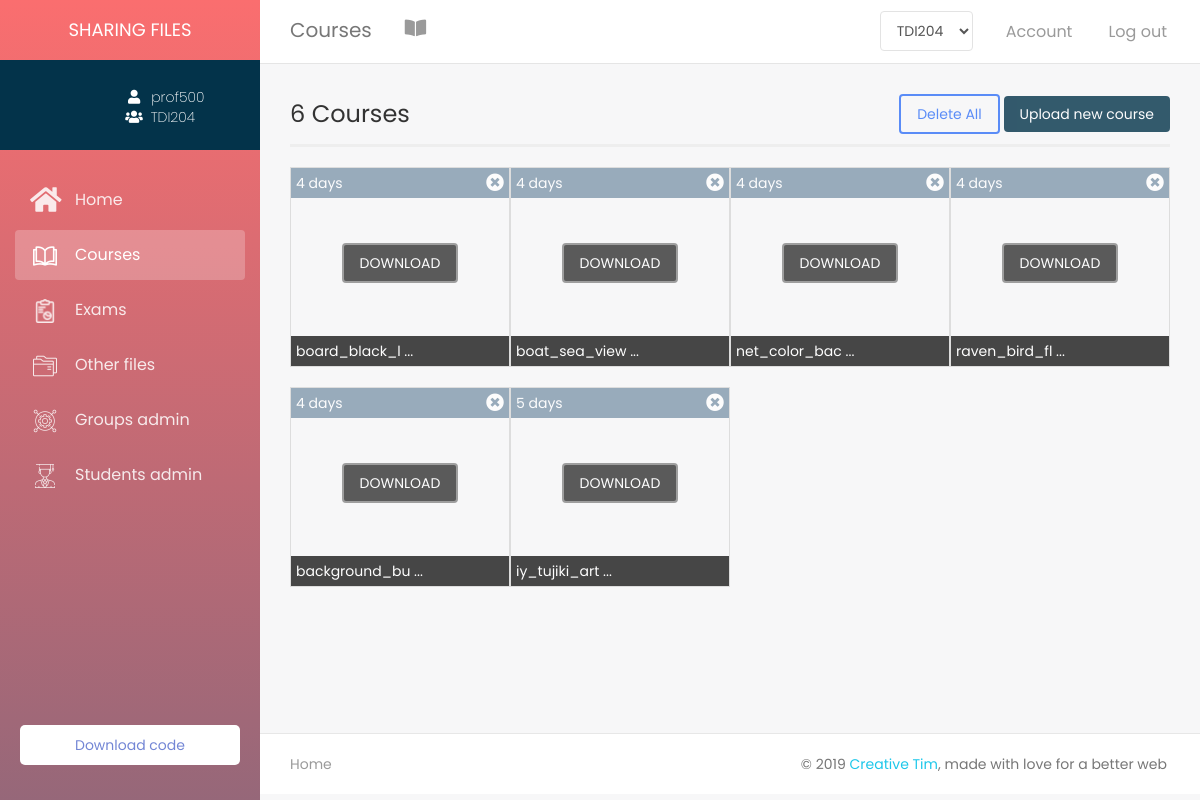
Before: /index/professor/courses.php?user=prof500 (signed in) with the older database file.
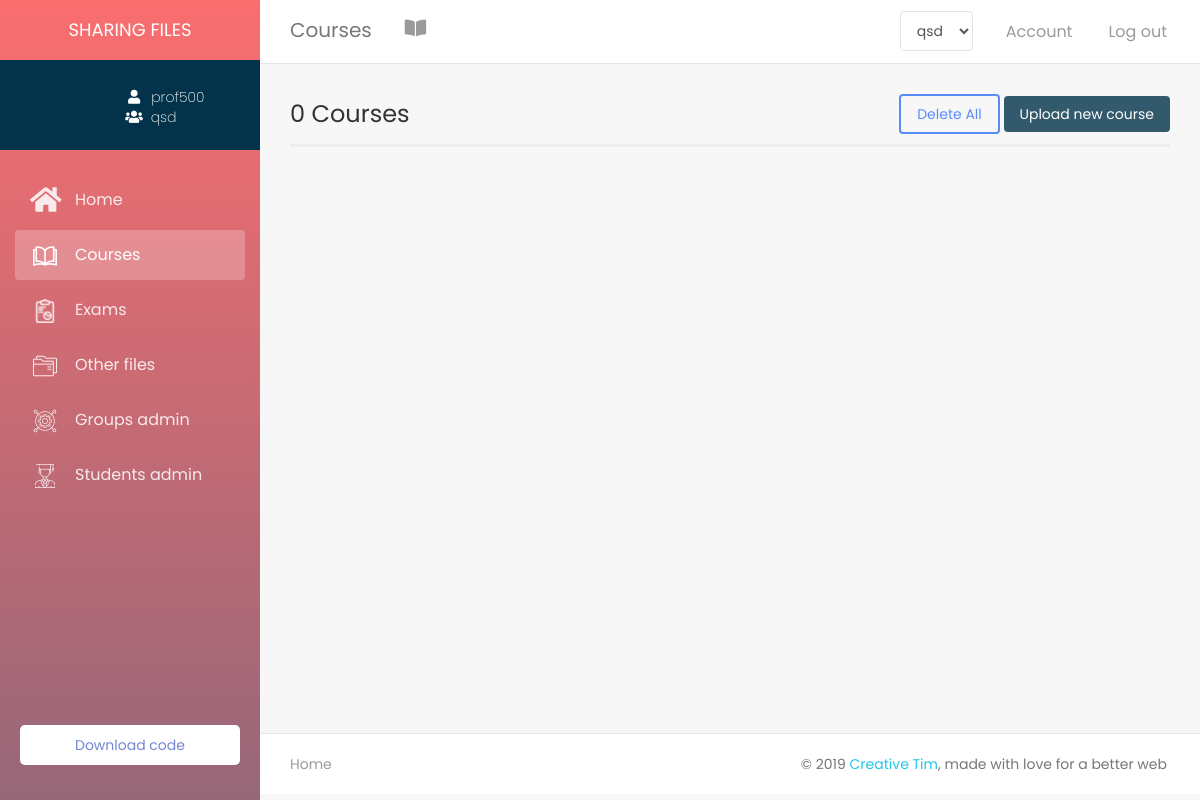
After: the same page with the newer database file.
### tables this page shows
CREATE TABLE IF NOT EXISTS `professeur` (
  `pseudo_prof` varchar(100) NOT NULL,
  `email_prof` varchar(100) NOT NULL,
  `prenom_prof` varchar(100) NOT NULL,
  `nom_prof` varchar(100) NOT NULL,
  `pass` varchar(100) NOT NULL,
  `adresse_prof` varchar(100) DEFAULT NULL,
  `pays_prof` varchar(100) DEFAULT NULL,
  `ville_prof` varchar(100) DEFAULT NULL,
  `tele_prof` varchar(100) DEFAULT NULL,
  `sexe_prof` varchar(100) NOT NULL,
  `propos_prof` text,
  `image_prof` text,
  `reponse` varchar(100) NOT NULL,
  `question` varchar(100) NOT NULL,
  PRIMARY KEY (`pseudo_prof`),
  UNIQUE KEY `email_prof` (`email_prof`),
  KEY `question` (`question`)
);

CREATE TABLE IF NOT EXISTS `groupe` (
  `id` int(11) NOT NULL AUTO_INCREMENT,
  `nom` varchar(100) DEFAULT NULL,
  `description` text,
  `image_groupe` text,
  `date_creation` datetime DEFAULT CURRENT_TIMESTAMP,
  `pseudo_prof` varchar(100) NOT NULL,
  `nbr_fichier` int(11) DEFAULT '0',
  `nbr_etudient` int(11) DEFAULT '0',
  PRIMARY KEY (`id`),
  UNIQUE KEY `nom` (`nom`),
  KEY `pseudo_prof` (`pseudo_prof`)
);

CREATE TABLE IF NOT EXISTS `fichier` (
  `nom` varchar(200) NOT NULL,
  `type` varchar(100) NOT NULL,
  `fich_date` datetime DEFAULT NULL,
  `groupe_id` int(11) NOT NULL,
  PRIMARY KEY (`nom`),
  KEY `groupe_id` (`groupe_id`)
);

### includes/functions.php (the view, shortened to what the rows shown need)
<?php
    require 'config.php';
    function get_groupeName($id){
        global $con;
        $rq = "SELECT nom FROM groupe WHERE id = '$id'";
        $res = mysqli_query($con, $rq);
        $row = mysqli_fetch_assoc($res);
        return $row['nom'];
    }
    function get_pageName(){
        $page = explode('.', basename($_SERVER['PHP_SELF']));
        return ucfirst($page[0]);
    }
    function get_index_theme(){
        if(isset($_SESSION['plan']))
        {
            $plan = $_SESSION['plan'];
            if($plan == 'student')
                return '<link rel="stylesheet" type="text/css" href="../assets/style/themes/student_theme.css"/>';
            else if($plan == 'professor')
                return '<link rel="stylesheet" type="text/css" href="../assets/style/themes/prof_theme.css"/>';
            else if($plan == 'admin')
                return '<link rel="stylesheet" type="text/css" href="../assets/style/themes/admin_theme.css"/>';
            else
                header('location: plans/plans.php');
            return false;
        }
        else
            header('location: login.php');
    }
    function select_index_query($select,$table,$where,$username){
        global $con;
        $usern = mysqli_real_escape_string($con, $username);
        $rq = "SELECT $select FROM $table WHERE $where = '$usern'";
        $res = mysqli_query($con,$rq);
        return mysqli_fetch_assoc($res);
    }
    function get_time_unit($fich_date){
        $datenow = time();
        $file_date = strtotime($fich_date);
        $time_left = $datenow - $file_date;
        switch($time_left){
            case ($time_left >= 60*60*24 && $time_left < 60*60*24*7);
                $time_left = floor($time_left / (60*60*24));
                $unit = 'days';break;
        }
        return array('time_left' => $time_left, 'unit' => $unit);
    }
    function load_files_query($grp_id,$file_type,$current_page){
        global $con;
        $courses = array();
        $rq = "SELECT * FROM fichier WHERE type = '$file_type' AND groupe_id = '$grp_id' ORDER BY fich_date DESC";
        $res = mysqli_query($con,$rq);
        $i = 0;
        $courses[] = array();
        while($row = mysqli_fetch_assoc($res)){
            $file_name = $row['nom'];
            $fich_date = $row['fich_date'];
            $unit_and_time_left = get_time_unit($fich_date);
            $time_left = $unit_and_time_left['time_left'];
            $unit = $unit_and_time_left['unit'];
            $file_extension = get_file_extension($file_name);
            if($file_extension != 'png' && $file_extension != 'jpg' && $file_extension != 'jpeg'){
                $icon_dir = generate_icon($file_name,$current_page);
                $css = 'background-size: contain;';
            }
            else{
                $icon_dir = '../cloud/'.$file_name;
                $css = 'background-size: cover;';
            }
            $courses[$i] = '<div class="file col-xs-6 col-sm-4 col-md-2 col-lg-3" style="border:1px solid #ddd;height:200px;margin-top:20px;padding:0;position:relative;background-image: url('.$icon_dir.');'.$css.'">
            <div class="file-date" style="padding:5px;color:#fff;background-color:#708ba2;opacity:0.7;width:100%"><span id="date">'.$time_left.' '.$unit.'</span>
            <i id="'.$file_name.'" style="float:right;font-size:large;cursor:pointer;display:none;" class="delete_file fas fa-times-circle"></i>
            </div>
            <div id="ms-container">
                <label class="label-ms"  for="ms-download">
                    <div class="ms-content">
                        <div class="ms-content-inside">
                            <input type="checkbox" id="ms-download" />
                            <div class="ms-line-down-container">
                                <div class="ms-line-down"></div>
                            </div>
                            <div class="ms-line-point"></div>
                        </div>
                    </div>
                </label>
            </div>
            <div class="desc" style="padding:5px;color:#fff;background-color:#333;bottom:0;opacity:.9;position:absolute;width:100%"><span class="title">'.$file_name.'</span></div>
            <div class="download-container text-center" style="height:0"><a href="../cloud/'.$file_name.'" download><button type="button" class="btn-download btn btn-default" style="background-color:#333;color:#fff;z-index:999;margin-top:45px;">DOWNLOAD</button></a>
		    </div>
            </div><script>subtruct_title()</script>';
            $i= $i + 1;
        }
        return $courses;
    }
    function get_file_extension($file_name){
        $file_name = explode('.', $file_name);
        $file_extension = end($file_name);
        return $file_extension;
    }
?>

### index/professor/courses.php (shortened to what the rows shown need)
<?php
    include '../includes/header.php';
?>
<?php
    if(isset($_GET['user']) && isset($_SESSION['plan']) && isset($_SESSION['user']))
    {
        $get_username = $_GET['user'];
        if(!empty($get_username) && $get_username == $_SESSION['user'])
        {
?>
    <div class="wrapper">
        <div class="main-panel">
        <?php include '../includes/sidebar.php'; ?>
        <div class="content">
            <div id="files-container" class="container-fluid">
                <div id="file_container">
                    <?php
                        if(isset($_SESSION['grp_id'])){
                            $current_page = get_pageName();
                            $files = load_files_query($_SESSION['grp_id'],'course',$current_page);
                            if($files[0] != null){
                                foreach ($files as $file) {
                                    echo $file;
                                }
                            }
                        }
                    ?>
                </div>
            </div>
        </div>
<?php include '../includes/footer.php'; ?>
<?php
        }
        else
            header ('location: home.php?user='.$_SESSION['user']);
    }
?>

### index/includes/sidebar.php (shortened to what the rows shown need)
<?php
    $username = $_GET['user'];
    $plan = $_SESSION['plan'];
    if(!empty($username) && $username == $_SESSION['user'])
    {
        if($plan == 'professor'){
            $row = select_index_query('*','professeur','pseudo_prof',$username);
            $imageName = $row['image_prof'];
        }
        else{
            $row = select_index_query('*','etudient','pseudo_etu',$username);
            $imageName = $row['image_etu'];
            $image_dir = '../student/assets/images/';
            $grp_id = $row['groupe_id'];
        }
        if($row)
        {
            $image_dir = 'assets/images/';
                $image_dir = '../assets/default-images/'; ?>
    <div class="sidebar" >
	<div class="sidebar-wrapper">
        <div class="logo">
            <div class="simple-text">
                Sharing files
            </div>
        </div>
        <div class="profile">
            <div class="profile-img" id="profile-img" style="background-image: url(<?php echo $image_dir.$imageName?>)"></div>
            <div class="profile-info">
                <div class="username"><i class="fa fa-user" aria-hidden="true"></i><span class="username-text"><?php echo $username ?></span></div>
                <div class="groupe"><i class="fas fa-users" aria-hidden="true"></i><span class="groupe-text"><?php
                    if($plan == 'professor'){
                        if(isset($_SESSION['grp_id']))
                            echo get_groupeName($_SESSION['grp_id']);
                        else
                            echo 'N/A';
                    }
                    else
                        echo get_groupeName($grp_id);
                    ?></span></div>
            </div>
        </div>
        <ul class="nav">
            <?php
                $page_name = get_pageName();
            ?>
            <li <?php if($page_name == 'Home') echo 'class="active"'; ?> >
                <a href="home.php?user=<?php echo $username ?>">
                    <i class="fa fa-home" aria-hidden="true"></i>
                    <p>Home</p>
                </a>
            </li>
            <li <?php if($page_name == 'Courses') echo 'class="active"'; ?> >
                <a href="courses.php?user=<?php echo $username ?>">
                    <i aria-hidden="true"><img src="../assets/icons/open-book.png"></i>
                    <p>Courses</p>
                </a>
            </li>
            <li <?php if($page_name == 'Exams') echo 'class="active"'; ?> >
                <a href="exams.php?user=<?php echo $username ?>">
                    <i aria-hidden="true"><img src="../assets/icons/report.png"></i>
                    <p>Exams</p>
                </a>
            </li>
            <li <?php if($page_name == 'Files') echo 'class="active"'; ?> >
                <a href="files.php?user=<?php echo $username ?>">
                    <i aria-hidden="true"><img src="../assets/icons/folder.png"></i>
                    <p>Other files</p>
                </a>
            </li>
            <?php if($plan == 'professor') {?>
            <li <?php if($page_name == 'Groups') echo 'class="active"'; ?> >
                <a href="groups.php?user=<?php echo $username ?>">
                    <i aria-hidden="true"><img src="../assets/icons/gear.png"></i>
                    <p>Groups admin</p>
                </a>
            </li>
            <li <?php if($page_name == 'Students') echo 'class="active"'; ?> >
                <a href="students.php?user=<?php echo $username ?>">
                    <i aria-hidden="true"><img src="../assets/icons/student.png"></i>
                    <p>Students admin</p>
                </a>
            </li>
            <?php } ?>
        </ul>
        <ul class="list-unstyled CTAs">
            <li>
                <a href="#" class="download">Download code</a>
            </li>
	    </ul>
	</div>
</div>
<?php
        }
    }
?>

Changed rows visible on the page:
removed groupe: nom "TDI204"
removed fichier: fich_date "4", fich_date "days"
removed fichier: fich_date "4", fich_date "days"
removed fichier: fich_date "4", fich_date "days"
removed fichier: fich_date "4", fich_date "days"
removed fichier: fich_date "4", fich_date "days"
removed fichier: fich_date "5", fich_date "days"
added groupe: nom "qsd"
Other visible differences:
form field groupe: "TDI204" → "qsd"
get_files_count($current_page = get_pageName(), $_SESSION['grp_id']): "6" → "0"
list line gone: "board_black_l ... DOWNLOAD"
list line gone: "boat_sea_view ... DOWNLOAD"
list line gone: "net_color_bac ... DOWNLOAD"
list line gone: "raven_bird_fl ... DOWNLOAD"
list line gone: "background_bu ... DOWNLOAD"
list line gone: "iy_tujiki_art ... DOWNLOAD"
